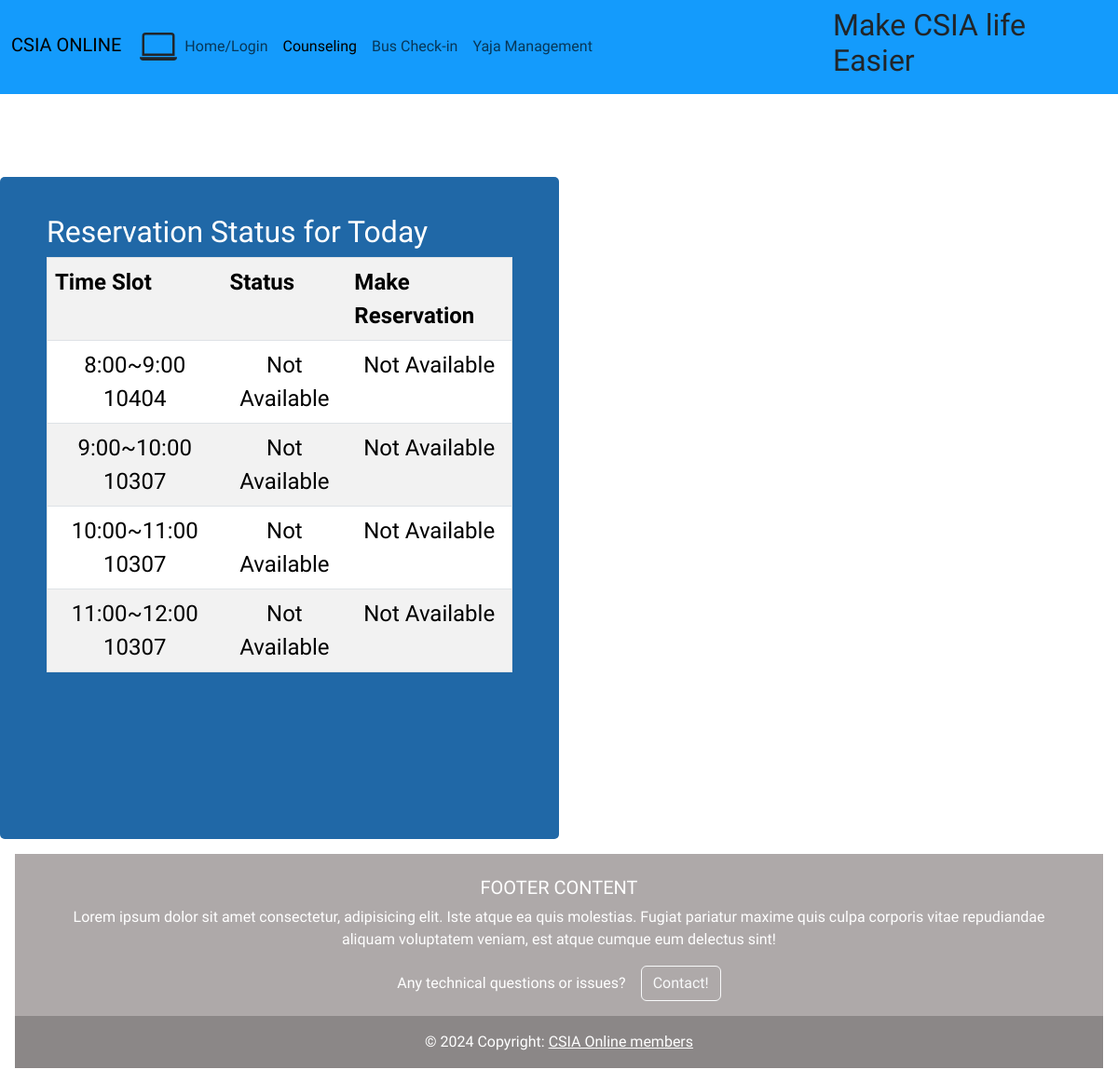
The page /counsel/ (signed in) on the database its author committed.
### counsel/models.py (models this page shows)
class Reservation(models.Model):
    timeSlot = models.CharField(max_length=20, unique=True)
    availability = models.BooleanField(default=True)
    student_id = models.CharField(max_length=10, null=True, blank=True)

### counsel/views.py (the view, shortened to what this page needs)
# urls.py: path("counsel/", views.counsel_view, name="counsel"),
@csrf_exempt
def counsel_view(request):
    Reservations = Reservation.objects.all()
    print(request.user.student_id)
    return render(request, "index.html", {"Reservations": Reservations, "current_student_id": request.user.student_id})

### counsel/templates/index.html (shortened to what this page needs)
<!DOCTYPE html>
<html lang="en">
<head>
    <link href="https://cdn.jsdelivr.net/npm/bootstrap@5.3.2/dist/css/bootstrap.min.css" rel="stylesheet">
</head>
<body>
    {% extends "base.html" %}
    {% block content %}
  <div class="wrapper">
    <div class="box a">
      <div id="reservationStatus">
        <h2>Reservation Status for Today</h2>
        <table border="1" class="table table-striped table-hover">
          <tr>
            <th>Time Slot</th>
            <th>Status</th>
            <th>Make Reservation</th>
          </tr>
          {% for Reservation in Reservations %}
            <tr>
              <td>{{ Reservation.timeSlot }} {{Reservation.student_id}}</td>
              <td class="Availability" data-time-slot="{{ Reservation.timeSlot }}">
                {% if Reservation.student_id == current_student_id %}
                  Not Available
                {% else %}
                  {% if Reservation.availability %}
                    Available
                  {% else %}
                    Not Available
                  {% endif %}
                {% endif %}
              </td>
              <td>
                {% if Reservation.student_id == current_student_id %}
                  <button class="reservation-button" data-time-slot="{{ Reservation.timeSlot }}" data-action="Delete">Delete Reservation</button>
                {% else %}
                  {% if Reservation.availability %}
                    <button class="reservation-button" data-time-slot="{{ Reservation.timeSlot }}" data-action="Make">Make Reservation</button>
                  {% else %}
                    <p1>Not Available</p1>
                  {% endif %}
                {% endif %}
              </td>
            </tr>
          {% endfor %}
        </table>
      </div>
    </div>
  </div>
{% endblock %}

### templates/base.html (shortened to what this page needs)
<!DOCTYPE html>
<html lang="en">
<head>
    <link href="https://cdn.jsdelivr.net/npm/bootstrap@5.3.2/dist/css/bootstrap.min.css" rel="stylesheet">
</head>
<body>
    <nav class="navbar navbar-expand-lg" style="background-color: #149BFC;">
        <div class="container-fluid">
            <div>
                <a class="navbar-brand" href="#">CSIA ONLINE</a>
                <svg xmlns="http://www.w3.org/2000/svg" width="40" height="40" fill="currentColor" class="bi bi-laptop" viewBox="0 0 16 16">
                    <path d="M13.5 3a.5.5 0 0 1 .5.5V11H2V3.5a.5.5 0 0 1 .5-.5zm-11-1A1.5 1.5 0 0 0 1 3.5V12h14V3.5A1.5 1.5 0 0 0 13.5 2zM0 12.5h16a1.5 1.5 0 0 1-1.5 1.5h-13A1.5 1.5 0 0 1 0 12.5"/>
                </svg>
            </div>
            <div class="collapse navbar-collapse" id="navbarNavDropdown">
                <ul class="navbar-nav">
                    <li class="nav-item">
                        <a class="nav-link" value="login">Home/Login</a>
                    </li>
                    <li class="nav-item">
                        <a class="nav-link active" value="counsel" aria-current="page">Counseling</a>
                    </li>
                    <li class="nav-item">
                        <a class="nav-link" value="bus">Bus Check-in</a>
                    </li>
                    <li class="nav-item">
                        <a class="nav-link" value="yaja">Yaja Management</a>
                    </li>
                </ul>
            </div>
            <div class="col-3">
                <h2>Make CSIA life Easier</h2>
            </div>
        </div>
    </nav>
    {% block content %}
    {% endblock %}
    <section id="Banner" class="p-3 bg-white">
        <footer class="text-center text-white" style="background-color: rgb(174, 169, 169);">
            <div class="container p-4 pb-0">
                <div class="">
                    <h5 class="text-uppercase">Footer Content</h5>
                    <p>
                      Lorem ipsum dolor sit amet consectetur, adipisicing elit. Iste atque ea quis
                      molestias. Fugiat pariatur maxime quis culpa corporis vitae repudiandae
                      aliquam voluptatem veniam, est atque cumque eum delectus sint!
                    </p>
                  </div>
                <p class="d-flex justify-content-center align-items-center">
                  <span class="me-3">Any technical questions or issues?</span>
                  <button data-mdb-ripple-init type="button" class="btn btn-outline-light btn-rounded">
                    Contact!
                  </button>
                </p>
            </div>
            <div class="text-center p-3" style="background-color: rgba(0, 0, 0, 0.2);">
              © 2024 Copyright:
              <a class="text-white" href="sum.com">CSIA Online members</a>
            </div>
          </footer>
    </section>
</body>
</html>

### counsel/templates/index.html (style rules this page uses)
body { font-family: Arial, sans-serif; text-align: center; }
.wrapper { display: grid; grid-template-columns: repeat(12, 1fr); grid-template-rows: repeat(9, 1fr); height: 100vh; background-color: #fff; color: #444; }
.box { background-color: rgb(32, 104, 167); color: #fff; border-radius: 5px; padding: 20px; font-size: 150%; }
.a { grid-column: 1 / 6 span; grid-row: 2 / 8 span ; }
#reservationStatus { margin-top: 20px; margin-left: 30px; margin-right: 30px; }
table { width: 50%; margin-left: auto; margin-right: auto; }
table, th, td { border: 1px solid black; }
th, td { padding: 10px; text-align: center; }

### templates/base.html (style rules this page uses)
body { font-family: "Lexend", sans-serif; font-optical-sizing: auto; font-weight: 400; font-style: normal; }

### rows shown on the page
Reservation: timeSlot "8:00~9:00", student_id "10404", availability "Not Available"
Reservation: timeSlot "9:00~10:00", student_id "10307", availability "Not Available"
Reservation: timeSlot "10:00~11:00", student_id "10307", availability "Not Available"
Reservation: timeSlot "11:00~12:00", student_id "10307", availability "Not Available"
